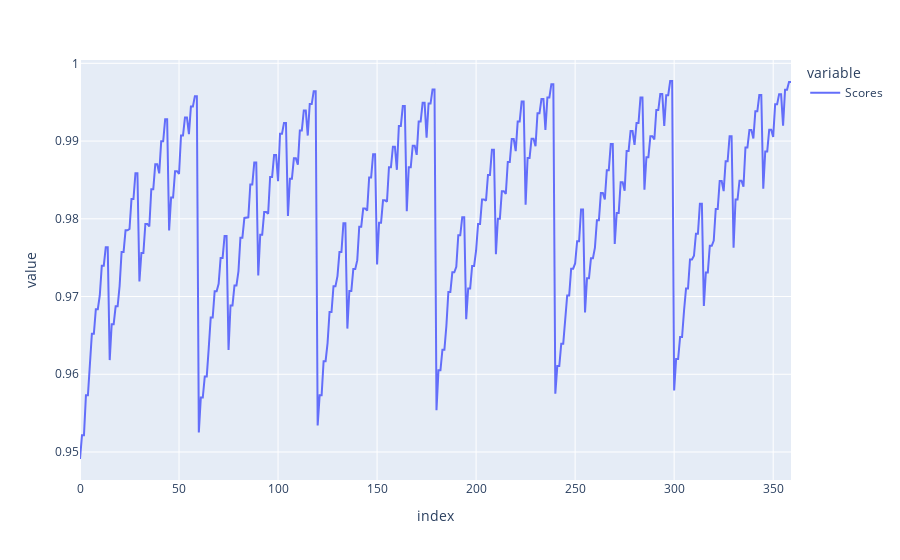

Write notebook code for a chart like this one.
### Code cell
px.line(xgbs_df)

### Figure 1 — Plotly figure (JSON) as saved in the notebook; plotly's stock layout.template omitted (floating-point values rounded to 4 significant figures; data arrays with more than 128 entries replaced by an {"elided": "..."} marker saying what was removed)
{"data": [{"hovertemplate": "variable=Scores<br>index=%{x}<br>value=%{y}<extra></extra>", "legendgroup": "Scores", "line": {"color": "#636efa", "dash": "solid"}, "marker": {"symbol": "circle"}, "mode": "lines", "name": "Scores", "orientation": "v", "showlegend": true, "type": "scatter", "x": {"elided": "360 int values"}, "xaxis": "x", "y": {"elided": "360 float values"}, "yaxis": "y"}], "layout": {"legend": {"title": {"text": "variable"}, "tracegroupgap": 0}, "margin": {"t": 60}, "xaxis": {"anchor": "y", "domain": [0, 1], "title": {"text": "index"}}, "yaxis": {"anchor": "x", "domain": [0, 1], "title": {"text": "value"}}}}
